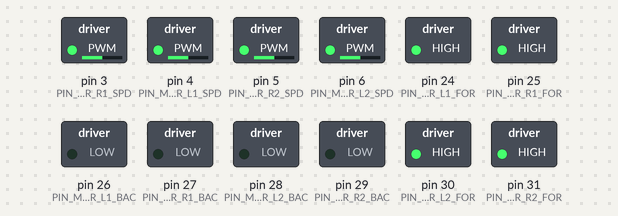
A sketch run on a simulated Arduino Mega 2560, built with avr-gcc and run on an emulated ATmega2560. On the bench: switched loads named in the sketch (green lamp = pin HIGH).

Above: at 0.05 s.
At 5.45 s:
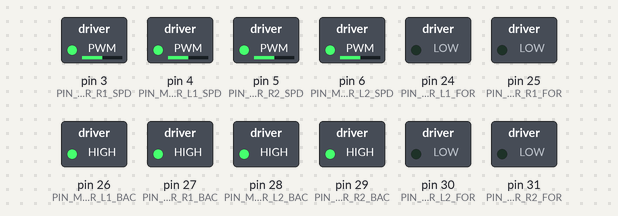
At 10.95 s:
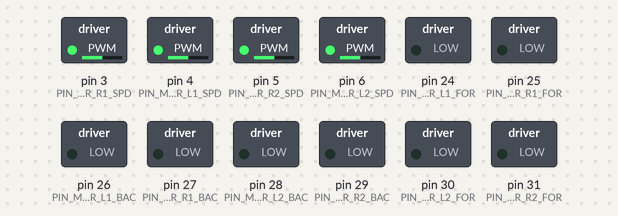
At 13.65 s:
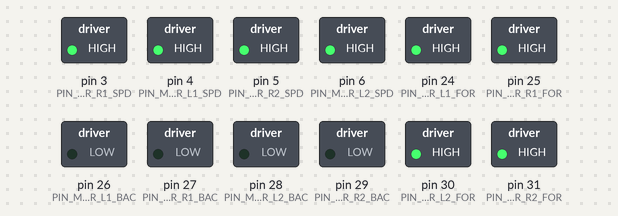
At 16.45 s:
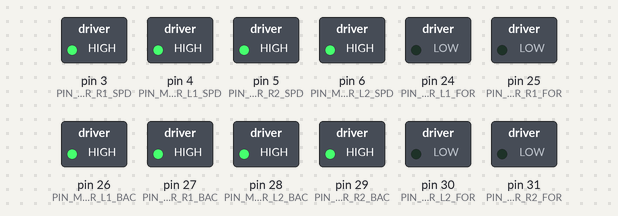
At 21.95 s:
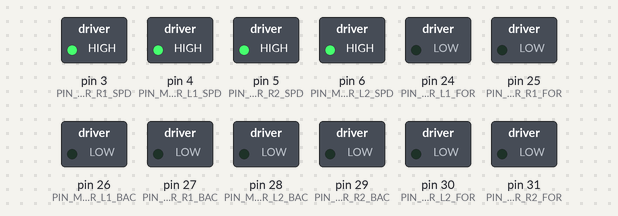
Timing chart, 0 to 28.6 s (numbered marks = the images above):
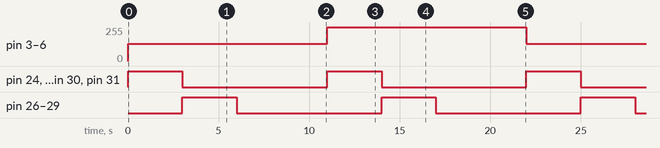

The sketch:

motorDriverTests.ino
```cpp
// CHANGE BEFORE USING
#define PIN_MOTDR_L1_SPD 4
#define PIN_MOTDR_L1_FOR 24
#define PIN_MOTDR_L1_BAC 26
#define PIN_MOTDR_L2_SPD 6
#define PIN_MOTDR_L2_FOR 30
#define PIN_MOTDR_L2_BAC 28

#define PIN_MOTDR_R1_SPD 3
#define PIN_MOTDR_R1_FOR 25
#define PIN_MOTDR_R1_BAC 27
#define PIN_MOTDR_R2_SPD 5
#define PIN_MOTDR_R2_FOR 31
#define PIN_MOTDR_R2_BAC 29

void motorTest() {
  digitalWrite(PIN_MOTDR_L1_FOR, HIGH);
  digitalWrite(PIN_MOTDR_L2_FOR, HIGH);

  digitalWrite(PIN_MOTDR_R1_FOR, HIGH);
  digitalWrite(PIN_MOTDR_R2_FOR, HIGH);

  delay(3000);

  digitalWrite(PIN_MOTDR_L1_FOR, LOW);
  digitalWrite(PIN_MOTDR_L2_FOR, LOW);

  digitalWrite(PIN_MOTDR_R1_FOR, LOW);
  digitalWrite(PIN_MOTDR_R2_FOR, LOW);

  digitalWrite(PIN_MOTDR_L1_BAC, HIGH);
  digitalWrite(PIN_MOTDR_L2_BAC, HIGH);

  digitalWrite(PIN_MOTDR_R1_BAC, HIGH);
  digitalWrite(PIN_MOTDR_R2_BAC, HIGH);

  delay(3000);

  digitalWrite(PIN_MOTDR_L1_BAC, LOW);
  digitalWrite(PIN_MOTDR_L2_BAC, LOW);

  digitalWrite(PIN_MOTDR_R1_BAC, LOW);
  digitalWrite(PIN_MOTDR_R2_BAC, LOW);
}


void setup() {
  // put your setup code here, to run once:
  pinMode(PIN_MOTDR_L1_SPD, OUTPUT);
  pinMode(PIN_MOTDR_L1_FOR, OUTPUT);
  pinMode(PIN_MOTDR_L1_BAC, OUTPUT);
  pinMode(PIN_MOTDR_L2_SPD, OUTPUT);
  pinMode(PIN_MOTDR_L2_FOR, OUTPUT);
  pinMode(PIN_MOTDR_L2_BAC, OUTPUT);

  pinMode(PIN_MOTDR_R1_SPD, OUTPUT);
  pinMode(PIN_MOTDR_R1_FOR, OUTPUT);
  pinMode(PIN_MOTDR_R1_BAC, OUTPUT);
  pinMode(PIN_MOTDR_R2_SPD, OUTPUT);
  pinMode(PIN_MOTDR_R2_FOR, OUTPUT);
  pinMode(PIN_MOTDR_R2_BAC, OUTPUT);

}

void loop() {
  // put your main code here, to run repeatedly:
  analogWrite(PIN_MOTDR_L1_SPD, 128);
  analogWrite(PIN_MOTDR_L2_SPD, 128);
  analogWrite(PIN_MOTDR_R1_SPD, 128);
  analogWrite(PIN_MOTDR_R2_SPD, 128);
  motorTest();

  delay(5000);

  analogWrite(PIN_MOTDR_L1_SPD, 255);
  analogWrite(PIN_MOTDR_L2_SPD, 255);
  analogWrite(PIN_MOTDR_R1_SPD, 255);
  analogWrite(PIN_MOTDR_R2_SPD, 255);
  motorTest();

  delay(5000);
}
```

Measured:
- by itself, pin 3 (PIN_MOTDR_R1_SPD), pin 4 (PIN_MOTDR_L1_SPD), pin 5 (PIN_MOTDR_R2_SPD), pin 6 (PIN_MOTDR_L2_SPD): alternates 255/255 for 11.0 s and 128/255 for 11.0 s
- by itself, pin 24 (PIN_MOTDR_L1_FOR), pin 25 (PIN_MOTDR_R1_FOR), pin 26 (PIN_MOTDR_L1_BAC), pin 27 (PIN_MOTDR_R1_BAC), pin 28 (PIN_MOTDR_L2_BAC), pin 29 (PIN_MOTDR_R2_BAC), pin 30 (PIN_MOTDR_L2_FOR), pin 31 (PIN_MOTDR_R2_FOR): alternates HIGH for 3.0 s and LOW for 8.0 s
